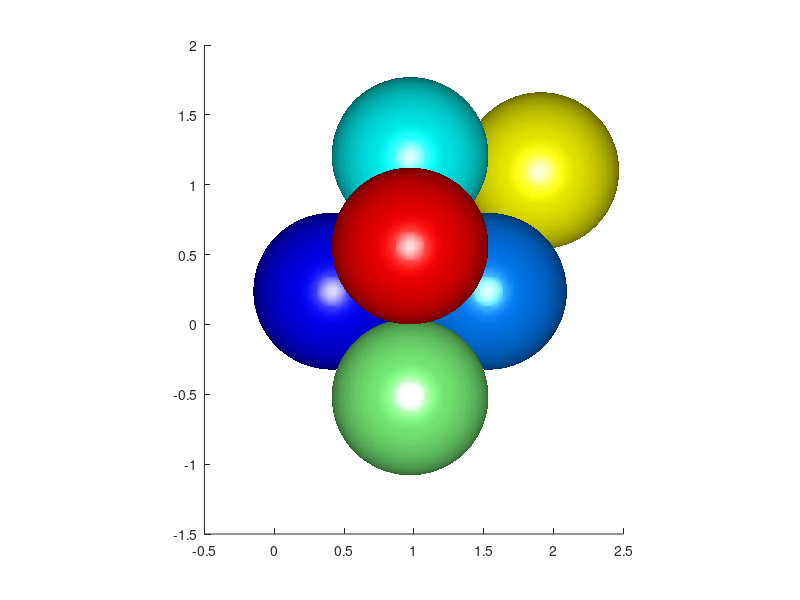

Recreate this plot in MATLAB. (Note: this script raises an error after producing the figure.)
function LJ_trust_region_BFGS()
fsz = 20; % fontsize
Na = 7; % the number of atoms
rstar = 2^(1/6); % argument of the minimum of the Lennard-Jones pair potential V(r) = r^(-12) - r^(-6)
tol = 1e-9; % stop iterations when || grad f|| < tol
iter_max = 200; % the maximal number of iterations
draw_flag = 1; % if draw_flag = 1, draw configuration at every iteration

%% parameters for trust region
Delta_max = 5; % the max trust-region radius
Delta_min = 1e-12; % the minimal trust-region radius
Delta = 1; % the initial radius
eta = 0.1; % step rejection parameter
subproblem_iter_max = 5; % the max # of iteration for quadratic subproblems
tol_sub = 1e-1; % relative tolerance for the subproblem
rho_good = 0.75;
rho_bad = 0.25;
i=0;
%% Set up the initial configuration

% Four lical minima of LJ7:
% f1 = -16.50538417 Pentagonal bipyramid 
% f2 = -15.93504306 Capped octahedron 
% f3 = -15.59321094 Tricapped tetrahedron 
% f4 = -15.53306005 Bicapped trigonal bipyramid

% Options: model = 0,1,2,3, or 4.
% Model 0 corresponds to a random initialization.
% Models 1--4 set the system up close to the corresponding local minima
% listed above.

model = 4;
if model > 0
    Na = 7;
end
xyz = initial_configuration(model,Na,rstar);
drawconf(xyz,1);

x = remove_rotations_translations(xyz);
%% start minimization
f = LJpot(x);
g = LJgrad(x);
norm_g = norm(g);
fprintf("Initially, f = %d, ||grad f|| = %d\n",f,norm_g);
iter = 1;

fvals = zeros(iter_max);
fvals(1) = f;
ngvals = zeros(iter_max);
ngvals(1) = norm_g;

Delta = 1;
I = eye(length(x));

while norm_g > tol && iter < iter_max
    i=i+1;
    % solve the constrained minimization problem 
    B = LJhess(x);
    flag_boundary = 0;
    % check if B is SPD
    eval_min = min(eig(B));
    j_sub = 0;
    if eval_min > 0 % B is SPD: B = R'*R, R'*R*p = -g 
        p = -B\g;
        p_norm = norm(p);
        if p_norm > Delta % else: we are done with solbing the subproblem
            flag_boundary = 1;
        end
    else
        flag_boundary = 1;
    end
    if flag_boundary == 1 % solution lies on the boundary
        lambda_min = max(-eval_min,0);
        lambda = lambda_min + 1;
        R = chol(B+lambda*I);
        flag_subproblem_success = 0;
        while j_sub < subproblem_iter_max
            j_sub = j_sub + 1;
            p = -R\(R'\g);
            p_norm = norm(p);
            dd = abs(p_norm - Delta);
            if dd < tol_sub*Delta
                flag_subproblem_success = 1;
                break
            end
            q = R'\p;
            q_norm = norm(q);
            dlambda = ((p_norm/q_norm)^2)*(p_norm - Delta)/Delta;
            lambda_new = lambda + dlambda;
            if lambda_new > lambda_min
                lambda = lambda_new;
            else
                lambda = 0.5*(lambda + lambda_min);
            end
            R = chol(B+lambda*I);
        end
        if flag_subproblem_success == 0
            p = cauchy_point(B,g,Delta);
        end
    end
    % assess the progress
    xnew = x + p;
    fnew = LJpot(xnew);
    gnew = LJgrad(xnew);
    mnew = f + g'*p + 0.5*p'*B*p;
    rho = (f - fnew+1e-14)/(f - mnew+1e-14);
    % adjust the trust region
    if rho < rho_bad
        Delta = max([0.25*Delta,Delta_min]);
    else
        if rho > rho_good && flag_boundary == 1
            Delta = min([Delta_max,2*Delta]);
        end
    end
    % accept or reject step
    if rho > eta      
        sk=xnew-x;
        x = xnew;
        f = fnew;
        g = gnew;
        norm_g = norm(g);
        fprintf('Accept: iter # %d: f = %.10f, |df| = %.4e, rho = %.4e, Delta = %.4e, j_sub = %d\n',iter,f,norm_g,rho,Delta,j_sub);
    else
        sk=0;
        fprintf('Reject: iter # %d: f = %.10f, |df| = %.4e, rho = %.4e, Delta = %.4e, j_sub = %d\n',iter,f,norm_g,rho,Delta,j_sub);
    end
    if draw_flag == 1
        % restore all coordinates
        xyz = reshape([0;0;0;x(1);0;0;x(2:3);0;x(4:end)],3,Na);
        drawconf(xyz,1);
    end
    yk=LJgrad(x)-LJgrad(x-sk);

    if mod(i,20)==0
        B=eye(size(x,1));
    else 
        B=B+ (yk*yk')/(yk'*sk)-(B*sk*sk'*B')/(sk'*B*sk)
    end
    iter = iter + 1;
    fvals(iter) = f;
    ngvals(iter) = norm_g;
end

xyz = reshape([0;0;0;x(1);0;0;x(2:3);0;x(4:end)],3,Na);
drawconf(xyz,1);

figure(2);
clf;
hold on;
grid on;
plot(0:(iter-1),fvals(1:iter),'Linewidth',2)
set(gca,'Fontsize',fsz);
xlabel('Iteration #','FontSize',fsz);
ylabel('Function values','FontSize',fsz);

figure(3);
clf;
hold on;
grid on;
plot(0:(iter-1),ngvals(1:iter),'Linewidth',2)
set(gca,'Yscale','log','Fontsize',fsz);
xlabel('Iteration #','FontSize',fsz);
ylabel('||grad f||','FontSize',fsz);

if norm_g < tol 
    xyz = reshape([0;0;0;x(1);0;0;x(2:3);0;x(4:end)],3,Na);
    visualconf(xyz,4);
end

figure(5);
clf;
hold on;
grid on;
evals = sort(eig(LJhess(x)),'ascend');
plot(evals,'.','Markersize',20)
if evals(1) > 0
    set(gca,'Yscale','log','Fontsize',fsz);
else
    set(gca,'Yscale','linear','Fontsize',fsz);
end    
xlabel('index','FontSize',fsz);
ylabel('Eigenvalues of the Hessian','FontSize',fsz);

end

%% make initial configuration
function xyz = initial_configuration(model,Na,rstar)
xyz = zeros(3,Na);
switch(model)
    case 1 % Pentagonal bipyramid
        p5 = 0.4*pi;
        he = sqrt(1 - (0.5/sin(0.5*p5))^2);
        for k = 1 : 5
            xyz(1,k) = cos((k-1)*p5); 
            xyz(2,k) = sin((k-1)*p5); 
            xyz(3,k) = 0;  
        end
        xyz(3,6) = he;
        xyz(3,7) = -he;

case 2 % Capped octahedron
        r = 1/sqrt(2);
        p4 = 0.5*pi;
        pp = p4/2;
        p0 = pi*1.5 - pp;
        x0 = sin(pp);
        y0 = cos(pp);
        z0 = 0;
        for k = 1 : 4
            xyz(1,k) = x0 + r*cos(p0 + (k-1)*p4);
            xyz(2,k) = y0 + r*sin(p0 + (k-1)*p4);
            xyz(3,k) = z0;
        end
        xyz(:,5) = [x0, y0, z0 + r]';
        xyz(:,6) = [x0, y0, z0 - r]';
        xyz(:,7) = [3*x0, y0, z0 + r]';

    case 3  % Tricapped tetrahedron
        p3 = 2*pi/3;
        pp = p3/2;
        r = 1/sqrt(3);
        beta = 0.5*pi -asin(1/3) - acos(1/sqrt(3));
        r1 = cos(beta);
        p0 = 1.5*pi - pp;
        x0 = sin(pp);
        y0 = cos(pp);
        z0 = 0;
        for k = 1 : 3
            xyz(1,k) = x0 + r*cos(p0 + (k-1)*p3);
            xyz(2,k) = y0 + r*sin(p0 + (k-1)*p3);
            xyz(3,k) = z0;
            xyz(1,k + 3) = x0 + r1*cos(p0 + pp + (k-1)*p3);
            xyz(2,k + 3) = y0 + r1*sin(p0 + pp + (k-1)*p3);
            xyz(3,k + 3) = z0 + sqrt(2/3) - sin(beta);
        end
        xyz(:,7) = [x0, y0, z0 + sqrt(2/3)]';

    case 4 % Bicapped trigonal bipyramid
        p3 = 2*pi/3;
        pp = p3/2;
        r = 1/sqrt(3);
        beta = 0.5*pi -asin(1/3) - acos(1/sqrt(3));
        r1 = cos(beta);
        p0 = 1.5*pi - pp;
        x0 = sin(pp);
        y0 = cos(pp);
        z0 = 0;
        for k = 1 : 3
            xyz(1,k) = x0 + r*cos(p0 + (k-1)*p3);
            xyz(2,k) = y0 + r*sin(p0 + (k-1)*p3);
            xyz(3,k) = z0;
        end
        xyz(:,4) = [x0 + r1*cos(p0 + pp), y0 + r1*sin(p0 + pp), z0 + sqrt(2/3) - sin(beta)]';
        xyz(:,5) = [x0 + r1*cos(p0 + pp + p3), y0 + r1*sin(p0 + pp+p3), z0 - sqrt(2/3) + sin(beta)]';
        xyz(:,6) = [x0, y0, z0 - sqrt(2/3)]';
        xyz(:,7) = [x0, y0, z0 + sqrt(2/3)]';

    otherwise % random configuration
        hR = 0.01;
        xyz = zeros(3,Na);
        xyz(:,1) = [0;0;0];
        a = randn(3,Na - 1);
        rad = sqrt(a(1,:).^2 + a(2,:).^2 + a(3,:).^2);
        a = a*diag(1./rad);
        for i = 2 : Na
            clear rad
            clear x
            rad = sqrt(xyz(1,1 : i - 1).^2 + xyz(2,1 : i - 1).^2 + xyz(3,1 : i - 1).^2);
            R = max(rad) + rstar;
            xa = R*a(:,i-1);
            x = [xyz(:,1 : i - 1), xa];
            f = LJ(x(:));
            fnew = f;
            while 1
                R = R - hR;
                xa = R*a(:,i - 1);
                x = [xyz(:,1 : i - 1), xa];
                f = fnew;
                fnew = LJ(x(:));
                if fnew > f
                    break;
                end
            end
            xyz(:,i) = xa;
        end
        cmass = mean(xyz,2);
        xyz = xyz - cmass*ones(1,Na);
end
xyz = xyz*rstar;
end

%%
%%
function v = LJpot(xyz) % 
% xyz must be a column vector
[m, ~] = size(xyz);
Na = (m + 6)/3 ;
x_aux = [0;0;0;xyz(1);0;0;xyz(2:3);0;xyz(4:m)];
m = length(x_aux);
% restore atomic coordinates 
x = reshape(x_aux,3,Na);
r = zeros(Na);
for k = 1 : Na
    r(k,:) = sqrt(sum((x - x(:,k)*ones(1,Na)).^2,1));
end
r = r + diag(ones(Na,1));
aux = 1./r.^6;
L = (aux - 1).*aux;
L = L - diag(diag(L));
v = 2*sum(sum(L));
end
 
 %%
function dv = LJgrad(xyz) % 
[m, ~] = size(xyz);
Na = (m + 6)/3 ;
x_aux = [0;0;0;xyz(1);0;0;xyz(2:3);0;xyz(4:m)];
m = length(x_aux);
% restore atomic coordinates
g = zeros(size(x_aux));
x = reshape(x_aux,3,Na);
r = zeros(Na);
for k = 1 : Na
    r(k,:) = sqrt(sum((x - x(:,k)*ones(1,Na)).^2,1));
end
r = r + diag(ones(Na,1));
L = -6*(2./r.^6 - 1)./r.^8;
for k = 1 : Na
    Lk = L(:,k);
    g(1 + (k-1)*3 : k*3) = (x(:,k)*ones(1,Na) - x)*Lk;
end

g = 4*g;
dv = g([4,7,8,10 : Na*3]);
end

%%
 function dv = LJder(r)
 dv = -12*r.^(-13) + 6*r.^(-7);
 end
%%
%%
function H = LJhess(x) % find the Hessian using finite differences
h = 1e-6;
n = length(x);
H = zeros(n);
e = eye(n);
for i = 1 : n
    di = e(:,i)*h;
    Hei = 0.5*(LJgrad(x + di) - LJgrad(x - di))/h;
    for j = 1 : i
        H(j,i) = e(j,:)*Hei;
        H(i,j) = H(j,i);
    end
end
H = 0.5*(H+H');
end

%%
function x = remove_rotations_translations(xyz)
% removes rotational and translational degrees of freedom
% input should be 3 by Na matrix
% output = column vector 3*Na - 6 by 1
[m, Na] = size(xyz);
if m ~= 3 || Na < 3
    fprintf('Error in remove_rotations_translations: [m = %d, Na = %d]\n',m,Na);
    return
end
    % shift atom 1 to the origin;
    xyz = xyz - xyz(:,1)*ones(1,Na);
    % Use a Householder reflection to place atom 2 on the x-axis
    u = xyz(:,2);
    noru = norm(u);
    ind = find(abs(u) > 1e-12, 1 );
    xyz = circshift(xyz,[1 - ind,0]);
    u = xyz(:,2);
    u(1) = u(1) + sign(u(1))*noru;
    noru = norm(u);
    if noru > 1e-12
        House = eye(3);
        u = u/noru;
        House = House - 2*u*u';
        xyz = House*xyz;
    end
    % Perform rotation around the x-axis to place atom 3 onto the xy-plane
    R = eye(3);
    a = xyz(:,3);
    r = sqrt(a(2)^2 + a(3)^2);
    if r > 1e-12
        R(2,2) = a(2)/r;
        R(3,3) = R(2,2);
        R(2,3) = a(3)/r;
        R(3,2) = -R(2,3);
        xyz = R*xyz;
    end
    %% prepare input vector
    x_aux = xyz(:); % make xyz into column vector
    % x = [x2 x3 y3 x4 y4 z4 ... xNa yNa ZNa]';
    x = x_aux([4,7,8,10 : Na*3]);
%     fprintf('Ndim = %d\n',N);

end
%%
function v = LJ(xyz) % 
global feval
feval = feval + 1;
m = length(xyz);
Na = m/3;
x = reshape(xyz,3,Na);
r = zeros(Na);
for k = 1 : Na
    r(k,:) = sqrt(sum((x - x(:,k)*ones(1,Na)).^2,1));
end
r = r + diag(ones(Na,1));
aux = 1./r.^6;
L = (aux - 1).*aux;
L = L - diag(diag(L));
v = 2*sum(sum(L));
end

%% 
function drawconf(xyz,fig)
figure(fig);   
clf;
hold on;
Na = size(xyz,2);

rstar = 0.5*2^(1/6);
t = linspace(-1,1,50);
[X, Y, Z] = meshgrid(t,t,t);
V = sqrt(X.^2 + Y.^2 + Z.^2);
[faces,verts] = isosurface(X,Y,Z,V,rstar);
nverts = size(verts,1);
e = ones(nverts,1);
col = jet(Na);


hold on;
for i = 1 : Na
    patch('Vertices',verts + e*xyz(:,i)','Faces',faces,'Facecolor',col(i,:),...
        'EdgeColor','none','LineStyle','none');
end
camlight('headlight');
lighting gouraud
set(gca,'DataAspectRatio',[1,1,1]);
alpha(0.8);
view(3)
axis off
drawnow
end

%%
function p = cauchy_point(B,g,R)
    ng = norm(g);
    ps = -g*R/ng;
    aux = g'*B*g;
    if aux <= 0
        p = ps;
    else
        a = min(ng^3/(R*aux),1);
        p = ps*a;
    end
end

